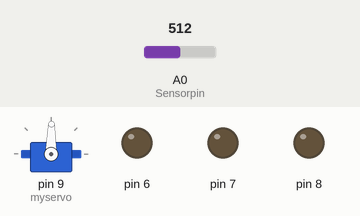
Bench run of a sketch on a simulated Arduino Uno, built with avr-gcc and run on an emulated ATmega328P. Parts: servo, output pins drawn as LEDs (lit = HIGH). The test bench sets the inputs (shaded band); at power-on: A0 (Sensorpin) = 512.

Above: at 1.2 s.
1.3 s: A0 (Sensorpin) set to 716
At 1.6 s:
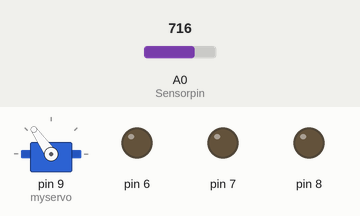
2.8 s: A0 (Sensorpin) set to 900
At 3.6 s:
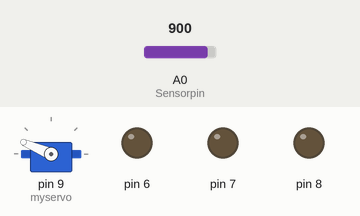
4.3 s: A0 (Sensorpin) set to 1023
At 5.1 s:
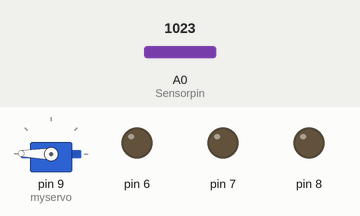
5.8 s: A0 (Sensorpin) set to 306
At 7.0 s:
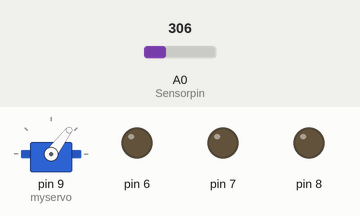
7.3 s: A0 (Sensorpin) set to 122
At 8.5 s:
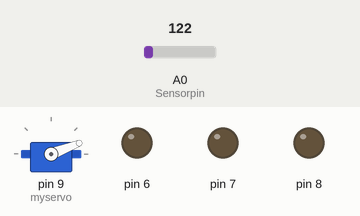
8.8 s: A0 (Sensorpin) set to 511
At 9.4 s:
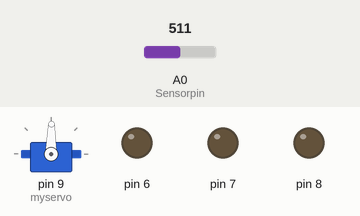
Timing chart, 0 to 11.3 s (numbered marks = the images above; inputs shaded):
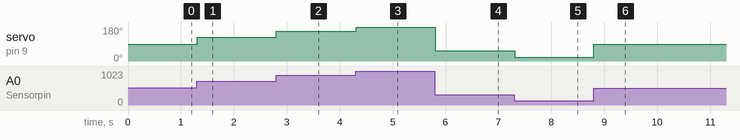

The sketch:

VernierServo.ino
```cpp
/*
VernierServo (v 2015.04)
Reads a Vernier analog (BTA) sensor connected to pin A0 of the Arduino or the
BTA 1 connector. This sketch controls the arm on a servo motor in response to
this voltage from the sensor. The servo motor is assumed to be connected to
pin D9 of the Arduino. You can also connect to this line using the BTD 2 connector.
This is an exception to our convention of reserving the BTD 2 connector for the
digital readout. The servo motors must be controlled by pin 9 on the RedBoard/Arduino.

This sketch is a very slight modification of the Knob sketch included with the
Arduino 1.0.4 Examples.

Note that if you have wired the BTD2 connector as we recommend on
www.vernier.com/arduino or if you are using a SparkFun Vernier Interface Shield,
you can make the connection to proper line for the servo motor from DIO4 (pin 9) of the
BTD2 connector (the pin closest to the tab).

If you connect the servo motor (3-pin) connector on a DCU and connect the DCU to
the BTD2 connector on the Arduino Interface Shield, this (2015.04) version will work.
The DCU will require an external power supply as the power received from the Redboard/
Arduino is not sufficient to drive the servo.

*/

#include <Servo.h>
Servo myservo;  // create servo object to control a servo
int Sensorpin = 0;  // analog pin used to connect the potentiomete


void setup()
{
  myservo.attach(9);  // attaches the servo on pin 9 to the servo object

/* the 6 lines below are only needed if you plan to use this sketch with a servo motor
connected to the 3-pin connector on a DCU. The reason this is required is that the DCU
has internal electronics to only allow its 4th pin to be turned on when the other first
three lines are off.
*/

  pinMode(6, OUTPUT);
  pinMode(7, OUTPUT);
  pinMode(8, OUTPUT);
  pinMode(9, OUTPUT);
  digitalWrite(6, LOW);
  digitalWrite(7, LOW);
  digitalWrite(8, LOW);
}
void loop()
{
  int val = analogRead(Sensorpin);     // reads the voltage (value between 0 and 1023)
  val = map(val, 0, 1023, 0, 179);     // scale it to use it with the servo (value between 0 and 180)
  myservo.write(val);                  // sets the servo position according to the scaled value
  delay(15);                           // waits for the servo to get there
}
```

Measured:
- after the input at 1.3 s, servo on pin 9 (myservo): 89° → 125° at once
- after the input at 2.8 s, servo on pin 9 (myservo): 125° → 157° at once
- after the input at 4.3 s, servo on pin 9 (myservo): 157° → 179° at once
- after the input at 5.8 s, servo on pin 9 (myservo): 179° → 53° at once
- after the input at 7.3 s, servo on pin 9 (myservo): 53° → 21° at once
- after the input at 8.8 s, servo on pin 9 (myservo): 21° → 89° at once
